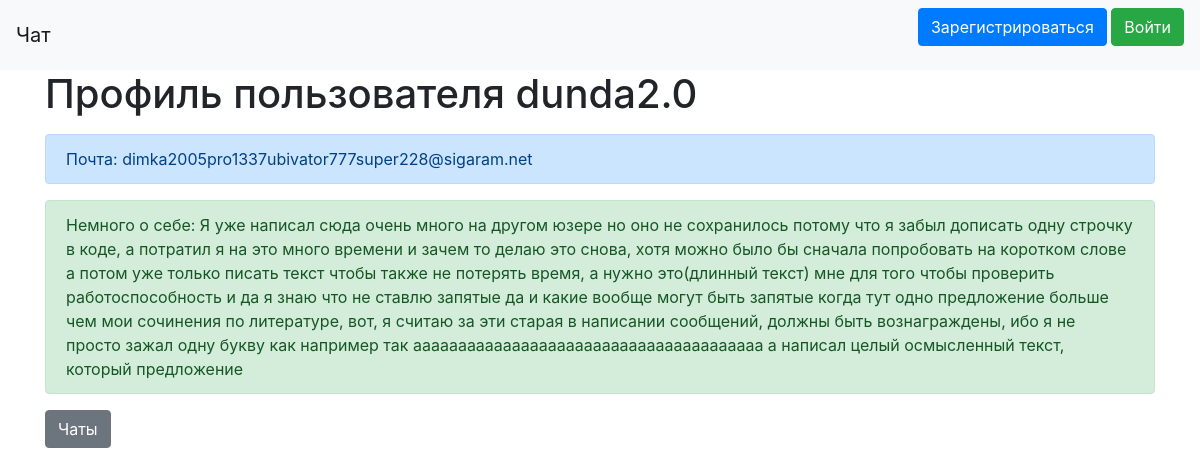
The page /profile/2 on the database its author committed.
### data/users.py (models this page shows, shortened)
class User(SqlAlchemyBase, UserMixin, SerializerMixin):
    __tablename__ = 'users'
    id = sqlalchemy.Column(sqlalchemy.Integer,
                           primary_key=True, autoincrement=True)
    login = sqlalchemy.Column(sqlalchemy.String, index=True, unique=True, nullable=True)
    email = sqlalchemy.Column(sqlalchemy.String, unique=True, nullable=True)
    about = sqlalchemy.Column(sqlalchemy.String, nullable=True)
    hashed_password = sqlalchemy.Column(sqlalchemy.String, nullable=True)
    messages = orm.relation("Message", back_populates='user')

### server.py (the view)
@app.route('/profile/<int:id>', methods=['GET', 'POST'])
def profile(id):
    db_sess = db_session.create_session()
    user = db_sess.query(User).filter(User.id == id).first()
    if not user:
        return render_template("profile_error.html", title='Профиль')
    return render_template("profile.html", title='Профиль', user=user)

### data/db_session.py (called while the page is built)
def create_session() -> Session:
    global __factory
    return __factory()

### templates/profile.html (shortened to what this page needs)
{% extends "base.html" %}
{% block content %}
    <h1>Профиль пользователя {{user.login}}</h1>
    <p>
        <div class="alert alert-primary" role="alert">
            Почта: {{user.email}}
        </div>
        <div style="word-wrap: break-word;" class="alert alert-success" role="alert">
            Немного о себе: {{user.about}}
        </div>
    </p>
    <a href="/" class="btn btn-secondary">Чаты</a>
{% endblock %}

### rows shown on the page
User: login "dunda2.0", email "dimka2005pro1337ubivator777super228@sigaram.net", about "Я уже написал сюда очень много на другом юзере но оно не сохранилось потому что я забыл дописать одну строчку в коде, а потратил я на это много времени и зачем то делаю это снова, хотя можно было бы сначала попробовать на коротком слове а потом уже только писать текст чтобы также не потерять время, а нужно это(длинный текст) мне для того чтобы проверить работоспособность и да я знаю что не ставлю запятые да и какие вообще могут быть запятые когда тут одно предложение больше чем мои сочинения по литературе, вот, я считаю за эти старая в написании сообщений, должны быть вознаграждены, ибо я не просто зажал одну букву как например так ааааааааааааааааааааааааааааааааааааааа а написал целый…"
